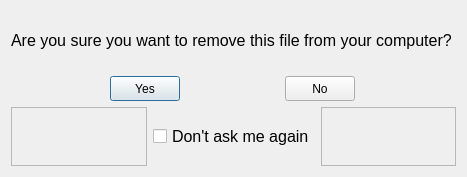
<?xml version="1.0" encoding="UTF-8"?>
<ui version="4.0">
 <class>WarningWindow</class>
 <widget class="QDialog" name="WarningWindow">
  <property name="geometry">
   <rect>
    <x>0</x>
    <y>0</y>
    <width>467</width>
    <height>177</height>
   </rect>
  </property>
  <property name="sizePolicy">
   <sizepolicy hsizetype="Fixed" vsizetype="Fixed">
    <horstretch>0</horstretch>
    <verstretch>0</verstretch>
   </sizepolicy>
  </property>
  <property name="windowTitle">
   <string>Dialog</string>
  </property>
  <layout class="QVBoxLayout" name="verticalLayout_2">
   <item>
    <layout class="QVBoxLayout" name="verticalLayout">
     <item>
      <widget class="QLabel" name="label_Warning">
       <property name="font">
        <font>
         <pointsize>12</pointsize>
        </font>
       </property>
       <property name="text">
        <string>Are you sure you want to remove this file from your computer?</string>
       </property>
      </widget>
     </item>
     <item>
      <layout class="QHBoxLayout" name="horizontalLayout">
       <item>
        <widget class="QPushButton" name="Button_Yes">
         <property name="minimumSize">
          <size>
           <width>70</width>
           <height>25</height>
          </size>
         </property>
         <property name="maximumSize">
          <size>
           <width>70</width>
           <height>25</height>
          </size>
         </property>
         <property name="text">
          <string>Yes</string>
         </property>
        </widget>
       </item>
       <item>
        <widget class="QPushButton" name="Button_No">
         <property name="minimumSize">
          <size>
           <width>70</width>
           <height>25</height>
          </size>
         </property>
         <property name="maximumSize">
          <size>
           <width>70</width>
           <height>25</height>
          </size>
         </property>
         <property name="text">
          <string>No</string>
         </property>
        </widget>
       </item>
      </layout>
     </item>
     <item>
      <layout class="QHBoxLayout" name="horizontalLayout_2">
       <item>
        <widget class="QFrame" name="Frame_invis2">
         <property name="frameShape">
          <enum>QFrame::StyledPanel</enum>
         </property>
         <property name="frameShadow">
          <enum>QFrame::Raised</enum>
         </property>
        </widget>
       </item>
       <item>
        <widget class="QCheckBox" name="CheckDeleteBox">
         <property name="font">
          <font>
           <pointsize>12</pointsize>
          </font>
         </property>
         <property name="text">
          <string>Don't ask me again</string>
         </property>
        </widget>
       </item>
       <item>
        <widget class="QFrame" name="Frame_invis1">
         <property name="frameShape">
          <enum>QFrame::StyledPanel</enum>
         </property>
         <property name="frameShadow">
          <enum>QFrame::Raised</enum>
         </property>
        </widget>
       </item>
      </layout>
     </item>
    </layout>
   </item>
  </layout>
 </widget>
 <resources/>
 <connections/>
</ui>
